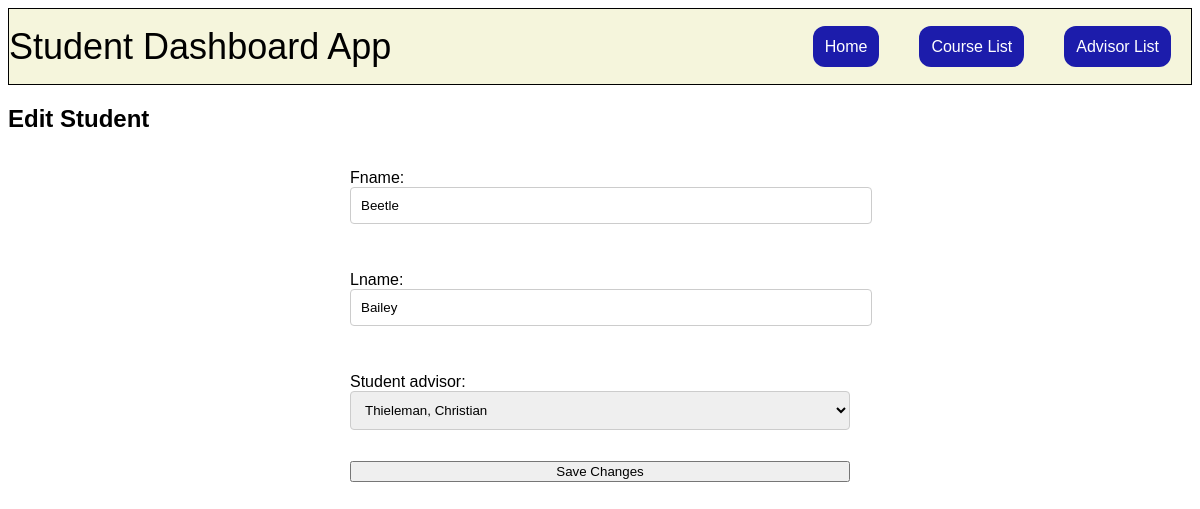
/edit_student/32, run on the app's committed database.
### student/models.py (models this page shows, shortened)
class Student(models.Model):
    fname = models.CharField(max_length=30)
    lname = models.CharField(max_length=30)
    active = models.BooleanField(default=True)
    student_advisor = models.ForeignKey("Advisor", on_delete=models.SET_NULL, null=True, related_name="advisees")
    class Meta:
        ordering = ['id']

class Advisor(models.Model):
    fname = models.CharField(max_length=30)
    lname = models.CharField(max_length=30)
    class Meta:
        ordering = ['lname']
    def __str__(self):
        return f'{self.lname}, {self.fname}'

### student/views.py (the view)
# urls.py: path("edit_student/<int:id>", views.edit_student, name="edit_student"),
def edit_student(request, id):
    student = get_object_or_404(Student, pk=id)
    if request.method == "POST":
        form = StudentForm(request.POST, instance=student)
        if form.is_valid():
            form.save()
            return HttpResponseRedirect(reverse("student_detail", args=(student.id,)))
    else:
        form = StudentForm(instance=student)
    return render(request, "student/edit_student.html", {"form": form, "student": student})

### student/forms.py
class StudentForm(ModelForm):
    class Meta:
        model = Student
        fields = ['fname', 'lname', 'student_advisor']
    def __init__(self, *args, **kwargs):
        super().__init__(*args, **kwargs)
        for field in self.visible_fields():
            field.field.widget.attrs.update({
                "class": "form-control",
                "placeholder": f"Enter {field.label}"
            })

### student/templates/student/edit_student.html (shortened to what this page needs)
{% extends "student/layout.html" %}
{% block body %}
    <h2>Edit Student</h2>
    <form method="post" class="flex-form">
        {{ form.as_p }}
        <button type="submit" class="btn btn-primary">Save Changes</button>
    </form>
{% endblock %}

### student/static/student/styles.css (style rules this page uses)
body { font-family: 'Gill Sans', 'Gill Sans MT', Calibri, 'Trebuchet MS', sans-serif; }
.flex-form { display: flex; flex-direction: column; gap: 15px; max-width: 500px; margin: auto; }
.form-control { width: 100%; padding: 10px; border: 1px solid #ccc; border-radius: 4px; }

### data on the page
Student: fname "Beetle", lname "Bailey", student_advisor "Thieleman, Christian"
